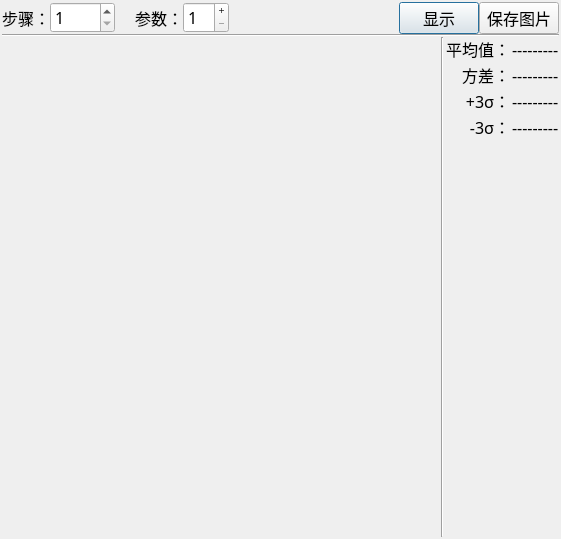
<?xml version="1.0" encoding="UTF-8"?>
<ui version="4.0">
 <class>clsStatistics</class>
 <widget class="QDialog" name="clsStatistics">
  <property name="geometry">
   <rect>
    <x>0</x>
    <y>0</y>
    <width>561</width>
    <height>537</height>
   </rect>
  </property>
  <property name="font">
   <font>
    <family>楷体</family>
    <pointsize>12</pointsize>
   </font>
  </property>
  <property name="windowTitle">
   <string>统计显示</string>
  </property>
  <property name="styleSheet">
   <string notr="true">clsStatistics
{
	
	background-color: rgb(148, 148, 248);
}</string>
  </property>
  <layout class="QVBoxLayout" name="verticalLayout_3">
   <property name="spacing">
    <number>0</number>
   </property>
   <property name="leftMargin">
    <number>2</number>
   </property>
   <property name="topMargin">
    <number>2</number>
   </property>
   <property name="rightMargin">
    <number>2</number>
   </property>
   <property name="bottomMargin">
    <number>2</number>
   </property>
   <item>
    <layout class="QVBoxLayout" name="verticalLayout_2">
     <property name="spacing">
      <number>0</number>
     </property>
     <item>
      <layout class="QHBoxLayout" name="horizontalLayout">
       <item>
        <widget class="QLabel" name="label">
         <property name="font">
          <font>
           <family>楷体</family>
           <pointsize>12</pointsize>
          </font>
         </property>
         <property name="text">
          <string>步骤：</string>
         </property>
        </widget>
       </item>
       <item>
        <widget class="QSpinBox" name="txtStep">
         <property name="font">
          <font>
           <family>楷体</family>
           <pointsize>12</pointsize>
          </font>
         </property>
         <property name="minimum">
          <number>1</number>
         </property>
         <property name="maximum">
          <number>9999</number>
         </property>
        </widget>
       </item>
       <item>
        <spacer name="horizontalSpacer_2">
         <property name="orientation">
          <enum>Qt::Horizontal</enum>
         </property>
         <property name="sizeType">
          <enum>QSizePolicy::Fixed</enum>
         </property>
         <property name="sizeHint" stdset="0">
          <size>
           <width>20</width>
           <height>20</height>
          </size>
         </property>
        </spacer>
       </item>
       <item>
        <widget class="QLabel" name="label_2">
         <property name="font">
          <font>
           <family>楷体</family>
           <pointsize>12</pointsize>
          </font>
         </property>
         <property name="text">
          <string>参数：</string>
         </property>
        </widget>
       </item>
       <item>
        <widget class="QSpinBox" name="txtItem">
         <property name="font">
          <font>
           <family>楷体</family>
           <pointsize>12</pointsize>
          </font>
         </property>
         <property name="buttonSymbols">
          <enum>QAbstractSpinBox::PlusMinus</enum>
         </property>
         <property name="minimum">
          <number>1</number>
         </property>
         <property name="maximum">
          <number>10</number>
         </property>
        </widget>
       </item>
       <item>
        <spacer name="horizontalSpacer_3">
         <property name="orientation">
          <enum>Qt::Horizontal</enum>
         </property>
         <property name="sizeType">
          <enum>QSizePolicy::Fixed</enum>
         </property>
         <property name="sizeHint" stdset="0">
          <size>
           <width>5</width>
           <height>20</height>
          </size>
         </property>
        </spacer>
       </item>
       <item>
        <widget class="QLabel" name="lblItem">
         <property name="font">
          <font>
           <family>楷体</family>
           <pointsize>12</pointsize>
          </font>
         </property>
         <property name="text">
          <string/>
         </property>
         <property name="alignment">
          <set>Qt::AlignRight|Qt::AlignTrailing|Qt::AlignVCenter</set>
         </property>
        </widget>
       </item>
       <item>
        <spacer name="horizontalSpacer">
         <property name="font">
          <font>
           <family>楷体</family>
           <pointsize>12</pointsize>
          </font>
         </property>
         <property name="orientation">
          <enum>Qt::Horizontal</enum>
         </property>
         <property name="sizeHint" stdset="0">
          <size>
           <width>40</width>
           <height>20</height>
          </size>
         </property>
        </spacer>
       </item>
       <item>
        <widget class="QPushButton" name="btnDisplay">
         <property name="font">
          <font>
           <family>楷体</family>
           <pointsize>12</pointsize>
          </font>
         </property>
         <property name="text">
          <string>显示</string>
         </property>
        </widget>
       </item>
       <item>
        <widget class="QPushButton" name="btnExport">
         <property name="font">
          <font>
           <family>楷体</family>
           <pointsize>12</pointsize>
          </font>
         </property>
         <property name="text">
          <string>保存图片</string>
         </property>
        </widget>
       </item>
      </layout>
     </item>
     <item>
      <widget class="Line" name="line">
       <property name="orientation">
        <enum>Qt::Horizontal</enum>
       </property>
      </widget>
     </item>
     <item>
      <layout class="QHBoxLayout" name="horizontalLayout_2" stretch="10,0,0">
       <property name="spacing">
        <number>2</number>
       </property>
       <item>
        <widget class="clsMyBarChartPlot" name="barPlot" native="true">
         <property name="minimumSize">
          <size>
           <width>400</width>
           <height>500</height>
          </size>
         </property>
        </widget>
       </item>
       <item>
        <widget class="Line" name="line_2">
         <property name="orientation">
          <enum>Qt::Vertical</enum>
         </property>
        </widget>
       </item>
       <item>
        <layout class="QVBoxLayout" name="verticalLayout">
         <property name="spacing">
          <number>2</number>
         </property>
         <item>
          <layout class="QGridLayout" name="gridLayout">
           <item row="0" column="0">
            <widget class="QLabel" name="label_3">
             <property name="font">
              <font>
               <family>楷体</family>
               <pointsize>12</pointsize>
              </font>
             </property>
             <property name="text">
              <string>平均值：</string>
             </property>
             <property name="alignment">
              <set>Qt::AlignRight|Qt::AlignTrailing|Qt::AlignVCenter</set>
             </property>
            </widget>
           </item>
           <item row="0" column="1">
            <widget class="QLabel" name="lblAverage">
             <property name="font">
              <font>
               <family>楷体</family>
               <pointsize>12</pointsize>
              </font>
             </property>
             <property name="text">
              <string>---------</string>
             </property>
            </widget>
           </item>
           <item row="1" column="0">
            <widget class="QLabel" name="label_6">
             <property name="font">
              <font>
               <family>楷体</family>
               <pointsize>12</pointsize>
              </font>
             </property>
             <property name="text">
              <string>方差：</string>
             </property>
             <property name="alignment">
              <set>Qt::AlignRight|Qt::AlignTrailing|Qt::AlignVCenter</set>
             </property>
            </widget>
           </item>
           <item row="1" column="1">
            <widget class="QLabel" name="lblStd">
             <property name="font">
              <font>
               <family>楷体</family>
               <pointsize>12</pointsize>
              </font>
             </property>
             <property name="text">
              <string>---------</string>
             </property>
            </widget>
           </item>
           <item row="2" column="0">
            <widget class="QLabel" name="label_4">
             <property name="font">
              <font>
               <family>楷体</family>
               <pointsize>12</pointsize>
              </font>
             </property>
             <property name="text">
              <string>+3σ：</string>
             </property>
             <property name="alignment">
              <set>Qt::AlignRight|Qt::AlignTrailing|Qt::AlignVCenter</set>
             </property>
            </widget>
           </item>
           <item row="2" column="1">
            <widget class="QLabel" name="lblPos3Sigma">
             <property name="font">
              <font>
               <family>楷体</family>
               <pointsize>12</pointsize>
              </font>
             </property>
             <property name="text">
              <string>---------</string>
             </property>
            </widget>
           </item>
           <item row="3" column="1">
            <widget class="QLabel" name="lblNeg3Sigma">
             <property name="font">
              <font>
               <family>楷体</family>
               <pointsize>12</pointsize>
              </font>
             </property>
             <property name="text">
              <string>---------</string>
             </property>
            </widget>
           </item>
           <item row="3" column="0">
            <widget class="QLabel" name="label_5">
             <property name="font">
              <font>
               <family>楷体</family>
               <pointsize>12</pointsize>
              </font>
             </property>
             <property name="text">
              <string>-3σ：</string>
             </property>
             <property name="alignment">
              <set>Qt::AlignRight|Qt::AlignTrailing|Qt::AlignVCenter</set>
             </property>
            </widget>
           </item>
          </layout>
         </item>
         <item>
          <spacer name="verticalSpacer">
           <property name="orientation">
            <enum>Qt::Vertical</enum>
           </property>
           <property name="sizeHint" stdset="0">
            <size>
             <width>20</width>
             <height>40</height>
            </size>
           </property>
          </spacer>
         </item>
        </layout>
       </item>
      </layout>
     </item>
    </layout>
   </item>
  </layout>
 </widget>
 <customwidgets>
  <customwidget>
   <class>clsMyBarChartPlot</class>
   <extends>QWidget</extends>
   <header location="global">clsMyBarChartPlot.h</header>
   <container>1</container>
  </customwidget>
 </customwidgets>
 <resources/>
 <connections/>
</ui>
